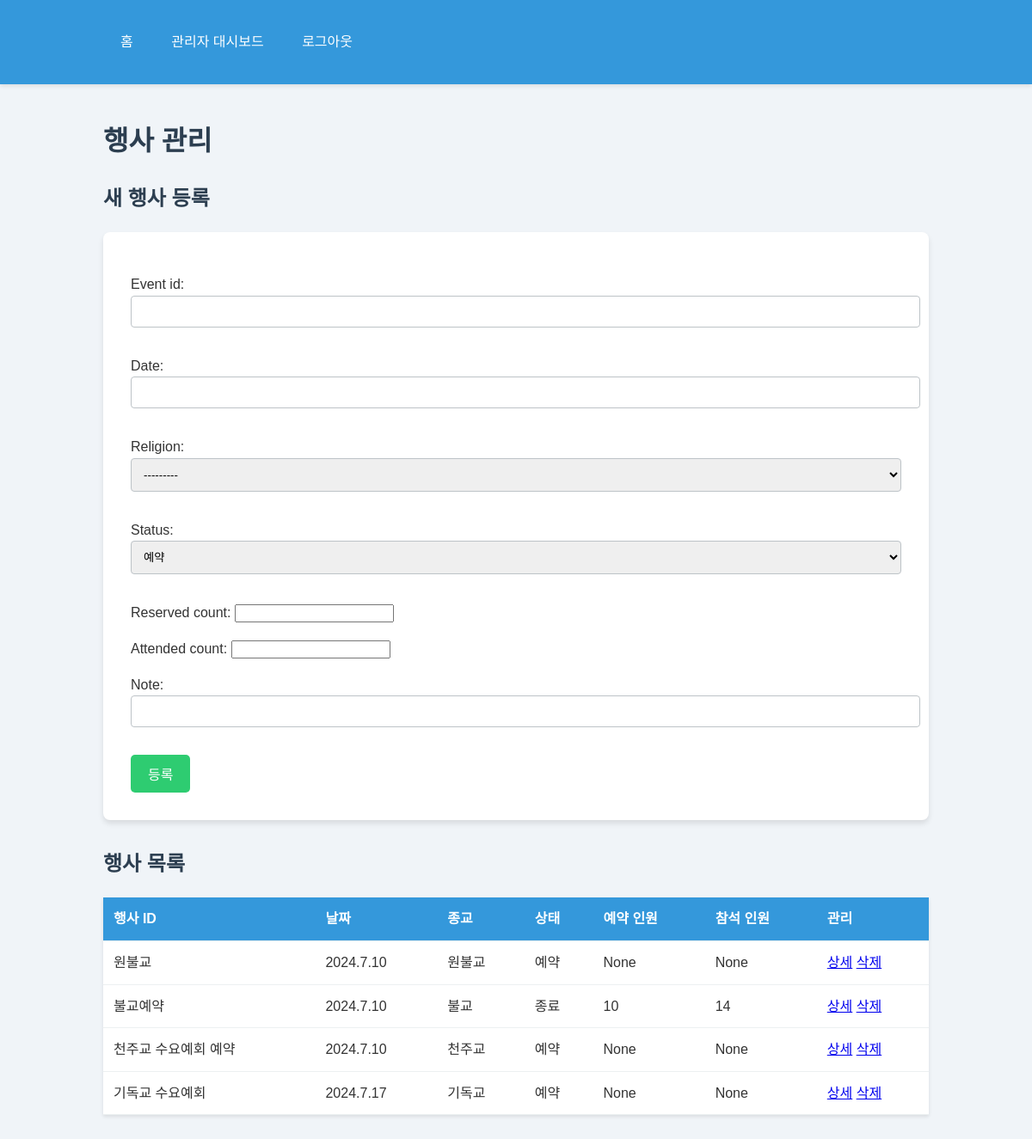
The page /admin-events/ (signed in) on the database its author committed.
### main/models.py (models this page shows)
class ReligiousEvent(models.Model):
    RELIGION_CHOICES = [
        ('원불교', '원불교'),
        ('천주교', '천주교'),
        ('기독교', '기독교'),
        ('불교', '불교'),
    ]
    STATUS_CHOICES = [
        ('예약', '예약'),
        ('종료', '종료'),
        ('취소', '취소'),
    ]
    event_id = models.CharField(max_length=20, primary_key=True)
    date = models.CharField(max_length=10)
    religion = models.CharField(max_length=20, choices=RELIGION_CHOICES)
    status = models.CharField(max_length=10, choices=STATUS_CHOICES, default='예약')
    reserved_count = models.IntegerField(null=True, blank=True)
    attended_count = models.IntegerField(null=True, blank=True)
    note = models.CharField(max_length=200, blank=True)
    name = models.CharField(max_length=100, default='')

### main/views.py (the view)
# urls.py: path('admin-events/', views.admin_events, name='admin_events'),
@user_passes_test(lambda u: isinstance(u, MyAdmin))
def admin_events(request):
    events = ReligiousEvent.objects.all()
    if request.method == 'POST':
        form = ReligiousEventForm(request.POST)
        if form.is_valid():
            form.save()
            messages.success(request, '종교행사가 등록되었습니다.')
            return redirect('admin_events')
    else:
        form = ReligiousEventForm()
    return render(request, 'admin_events.html', {'events': events, 'form': form})

### main/forms.py
class ReligiousEventForm(forms.ModelForm):
    class Meta:
        model = ReligiousEvent
        fields = ['event_id', 'date', 'religion', 'status', 'reserved_count', 'attended_count', 'note']

### templates/admin_events.html (shortened to what this page needs)
{% extends 'base.html' %}
{% block content %}
    <h1>행사 관리</h1>
    <h2>새 행사 등록</h2>
    <form method="post">
        {{ form.as_p }}
        <button type="submit">등록</button>
    </form>
    <h2>행사 목록</h2>
    <table>
        <thead>
            <tr>
                <th>행사 ID</th>
                <th>날짜</th>
                <th>종교</th>
                <th>상태</th>
                <th>예약 인원</th>
                <th>참석 인원</th>
                <th>관리</th>
            </tr>
        </thead>
        <tbody>
            {% for event in events %}
                <tr>
                    <td>{{ event.event_id }}</td>
                    <td>{{ event.date }}</td>
                    <td>{{ event.get_religion_display }}</td>
                    <td>{{ event.get_status_display }}</td>
                    <td>{{ event.reserved_count }}</td>
                    <td>{{ event.attended_count }}</td>
                    <td>
                        <a href="{% url 'admin_event_detail' event.event_id %}">상세</a>
                        <a href="{% url 'admin_event_delete' event.event_id %}">삭제</a>
                    </td>
                </tr>
            {% empty %}
                <tr>
                    <td colspan="7">등록된 행사가 없습니다.</td>
                </tr>
            {% endfor %}
        </tbody>
    </table>
{% endblock %}

### static/css/style.css (style rules this page uses)
body { font-family: 'Noto Sans KR', sans-serif; line-height: 1.6; margin: 0; padding: 0; background-color: #f0f4f8; color: #333; }
h1, h2, h3 { color: #2c3e50; }
form { background: #ffffff; padding: 2rem; margin-bottom: 2rem; border-radius: 8px; box-shadow: 0 4px 6px rgba(0,0,0,0.1); }
form input[type="text"], form input[type="password"], form input[type="email"], form select { width: 100%; padding: 10px; margin-bottom: 1rem; border: 1px solid #bdc3c7; border-radius: 4px; }
button, .button { display: inline-block; padding: 10px 20px; border: none; border-radius: 5px; cursor: pointer; font-size: 16px; transition: background-color 0.3s, transform 0.1s; text-decoration: none; color: #ffffff; }
button[type="submit"] { background-color: #2ecc71; }
table { width: 100%; border-collapse: collapse; margin-bottom: 2rem; background-color: #ffffff; box-shadow: 0 2px 4px rgba(0,0,0,0.1); }
th, td { padding: 12px; text-align: left; border-bottom: 1px solid #ecf0f1; }
th { background-color: #3498db; color: #ffffff; }

### rows shown on the page
ReligiousEvent: event_id "원불교", date "2024.7.10", religion "원불교", status "예약", reserved_count "None", attended_count "None"
ReligiousEvent: event_id "불교예약", date "2024.7.10", religion "불교", status "종료", reserved_count "10", attended_count "14"
ReligiousEvent: event_id "천주교 수요예회 예약", date "2024.7.10", religion "천주교", status "예약", reserved_count "None", attended_count "None"
ReligiousEvent: event_id "기독교 수요예회", date "2024.7.17", religion "기독교", status "예약", reserved_count "None", attended_count "None"
